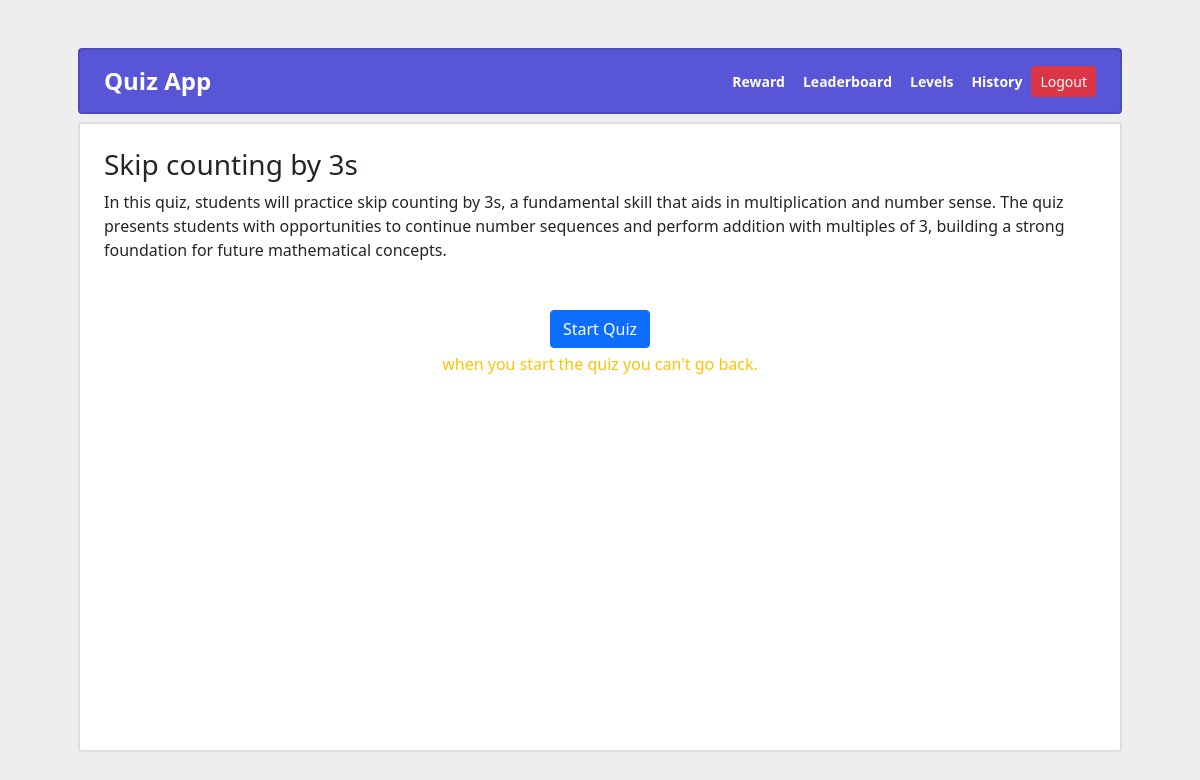
Page /quiz/skip-counting-by-3s/ (signed in) on the committed database.
### quiz/models.py (models this page shows, shortened)
class TimeStampedModel(models.Model):
    created = models.DateTimeField(auto_now_add=True)
    modified = models.DateTimeField(auto_now=True)
    class Meta:
        abstract = True

class Quiz(TimeStampedModel):
    title = models.CharField(max_length=70)
    slug = models.SlugField(unique=True)
    description = models.TextField()
    users = models.ManyToManyField(get_user_model(),)
    published = models.BooleanField(default=False)
    published_at = models.DateTimeField(
        blank=True, null=True, editable=False
    )
    end_date = models.DateTimeField(
        blank=True, null=True,
        validators=[MinValueValidator(timezone.now)],
    )
    level = models.ForeignKey(Level, on_delete=models.CASCADE, default = 1)
    @property
    def is_closed(self):
        return self.end_date < timezone.now()
    class Meta:
        verbose_name = 'Quiz'
        verbose_name_plural = 'Quizzes'

### quiz/views.py (the view, shortened to what this page needs)
# urls.py: path('quiz/<slug:slug>/', views.QuizDetail.as_view(), name="quiz_detail"),
class QuizDetail(QuizMixin, DetailView):
    template_name = "quiz/quiz_detail.html"
    def get_object(self, queryset=None):
        return self.quiz
    def get_context_data(self, **kwargs):
        kwargs = super().get_context_data()
        kwargs['title'] = self.quiz.title
        return kwargs
    def dispatch(self, request, *args, **kwargs):
        self.quiz = self.get_quiz()
        self.user_quiz = models.UserQuiz.objects.filter(
            user=request.user, quiz=self.quiz)
        if self.user_quiz.exists():
            return redirect('quiz:quiz_question', self.kwargs['slug'])
        return super().dispatch(request, *args, **kwargs)

### quiz/views.py (called while the page is built)
    def get_queryset(self):
        return models.Quiz.objects.filter(
            users=self.request.user, published=True,
            end_date__gte=timezone.now()
        ).order_by('end_date')

    def get_quiz(self, queryset=None):
        if not queryset:
            queryset = self.get_queryset()
        return get_object_or_404(queryset, slug=self.kwargs['slug'])

    @method_decorator(login_required)
    def dispatch(self, request, *args, **kwargs):
        return super().dispatch(request, *args, **kwargs)

### quiz/templates/quiz/quiz_detail.html (shortened to what this page needs)
{% extends 'base.html' %}
{% block content %}
    <h1 class="fs-3 mb-2">{{object.title}}</h1>
    <div class="text-justify">
        {{object.description|safe}}
    </div>
    <div class="text-center mt-5">
        {% if object.is_closed %}
            <p class="text-danger">This quiz is closed</p>
        {% else %}
            <form method="post">
                <input type="submit" value="Start Quiz" class="btn btn-primary">
            </form>
            <p class="text-warning pb-0 pt-1">when you start the quiz you can't go back.</p>
        {% endif %}
    </div>
{% endblock %}

### rows in the picture
Quiz: title "Skip counting by 3s", description "In this quiz, students will practice skip counting by 3s, a fundamental skill that aids in multiplication and number sense. The quiz presents students with opportunities to continue number sequences and perform addition with multiples of 3, building a strong foundation for future mathematical concepts."
